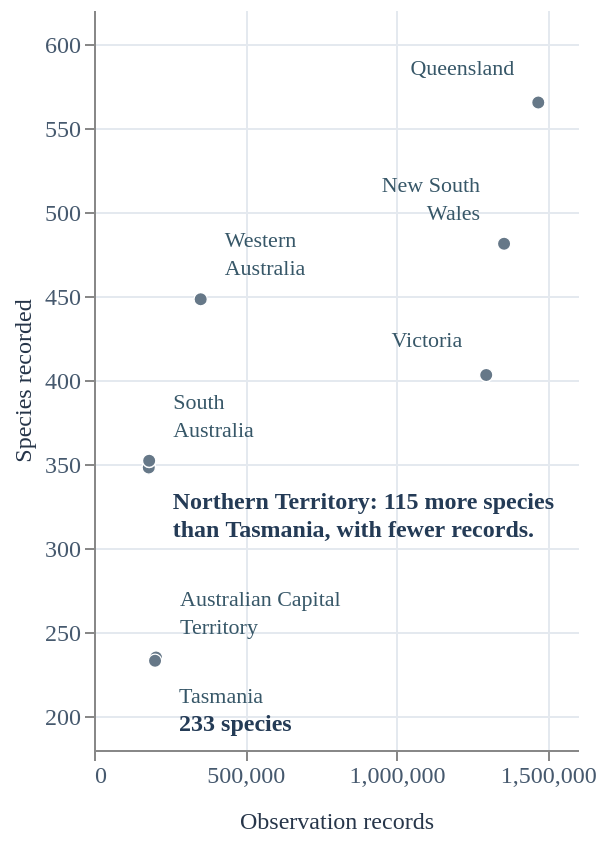

This figure's Vega-Lite source:
### Vega-Lite specification from a JSON file in a GitHub repository (floating-point values rounded to 4 significant figures)
{"$schema": "https://vega.github.io/schema/vega-lite/v5.json", "width": "container", "height": 370, "data": {"values": [{"state": "Australian Capital Territory", "abbr": "ACT", "total_records": 205042, "raw_recorded_richness": 235}, {"state": "New South Wales", "abbr": "NSW", "total_records": 1355637, "raw_recorded_richness": 481}, {"state": "Northern Territory", "abbr": "NT", "total_records": 181069, "raw_recorded_richness": 348}, {"state": "Queensland", "abbr": "QLD", "total_records": 1468711, "raw_recorded_richness": 565}, {"state": "South Australia", "abbr": "SA", "total_records": 182382, "raw_recorded_richness": 352}, {"state": "Tasmania", "abbr": "TAS", "total_records": 201799, "raw_recorded_richness": 233}, {"state": "Victoria", "abbr": "VIC", "total_records": 1296640, "raw_recorded_richness": 403}, {"state": "Western Australia", "abbr": "WA", "total_records": 352663, "raw_recorded_richness": 448}]}, "encoding": {"x": {"field": "total_records", "type": "quantitative", "title": "Observation records", "scale": {"domain": [0, 1600000]}, "axis": {"format": ",.0f", "tickCount": 4, "titlePadding": 12}}}, "layer": [{"mark": {"type": "circle", "size": 45, "color": "#667888", "stroke": "white", "strokeWidth": 0.7, "opacity": 1}, "encoding": {"y": {"field": "raw_recorded_richness", "type": "quantitative", "title": "Species recorded", "scale": {"domain": [180, 620]}}, "tooltip": [{"field": "state", "type": "nominal", "title": "State or territory"}, {"field": "total_records", "type": "quantitative", "title": "Observation records", "format": ",.0f"}, {"field": "raw_recorded_richness", "type": "quantitative", "title": "Recorded species", "format": ",.0f"}]}, "transform": [{"filter": "Scatter_state == null || datum.state == Scatter_state"}]}, {"transform": [{"filter": {"field": "state", "equal": "Australian Capital Territory"}}, {"filter": "Scatter_state == null || datum.state == Scatter_state"}], "mark": {"type": "text", "fontSize": {"expr": "datum.state == 'Northern Territory' || Scatter_state != null ? 12 : 11"}, "color": {"expr": "datum.state == 'Northern Territory' || Scatter_state != null ? '#243b56' : '#375768'"}, "lineBreak": "\n", "lineHeight": 14, "align": {"expr": "Scatter_state != null ? (datum.total_records > 1000000 ? 'right' : 'left') : 'left'"}, "baseline": {"expr": "Scatter_state != null ? (datum.raw_recorded_richness < 300 ? 'bottom' : 'top') : 'bottom'"}, "dx": {"expr": "Scatter_state != null ? (datum.total_records > 1000000 ? -12 : 12) : 12"}, "dy": {"expr": "Scatter_state != null ? (datum.raw_recorded_richness < 300 ? -18 : 18) : -24"}, "font": "DM Sans", "fontWeight": {"expr": "datum.state == 'Northern Territory' || Scatter_state != null ? 700 : 400"}}, "encoding": {"y": {"field": "raw_recorded_richness", "type": "quantitative", "title": "Species recorded", "scale": {"domain": [180, 620]}}, "text": {"field": "state_label", "type": "nominal"}, "tooltip": null}}, {"transform": [{"filter": {"field": "state", "equal": "Tasmania"}}, {"filter": "Scatter_state == null || datum.state == Scatter_state"}], "mark": {"type": "text", "fontSize": {"expr": "datum.state == 'Northern Territory' || Scatter_state != null ? 12 : 11"}, "color": {"expr": "datum.state == 'Northern Territory' || Scatter_state != null ? '#243b56' : '#375768'"}, "lineBreak": "\n", "lineHeight": 14, "align": {"expr": "Scatter_state != null ? (datum.total_records > 1000000 ? 'right' : 'left') : 'left'"}, "baseline": {"expr": "Scatter_state != null ? (datum.raw_recorded_richness < 300 ? 'bottom' : 'top') : 'top'"}, "dx": {"expr": "Scatter_state != null ? (datum.total_records > 1000000 ? -12 : 12) : 12"}, "dy": {"expr": "Scatter_state != null ? (datum.raw_recorded_richness < 300 ? -18 : 18) : 12"}, "font": "DM Sans", "fontWeight": {"expr": "datum.state == 'Northern Territory' || Scatter_state != null ? 700 : 400"}}, "encoding": {"y": {"field": "raw_recorded_richness", "type": "quantitative", "title": "Species recorded", "scale": {"domain": [180, 620]}}, "text": {"field": "state_label", "type": "nominal"}, "tooltip": null}}, {"transform": [{"filter": {"field": "state", "equal": "Northern Territory"}}, {"filter": "Scatter_state == null || datum.state == Scatter_state"}], "mark": {"type": "text", "fontSize": {"expr": "datum.state == 'Northern Territory' || Scatter_state != null ? 12 : 11"}, "color": {"expr": "datum.state == 'Northern Territory' || Scatter_state != null ? '#243b56' : '#375768'"}, "lineBreak": "\n", "lineHeight": 14, "align": {"expr": "Scatter_state != null ? (datum.total_records > 1000000 ? 'right' : 'left') : 'left'"}, "baseline": {"expr": "Scatter_state != null ? (datum.raw_recorded_richness < 300 ? 'bottom' : 'top') : 'top'"}, "dx": {"expr": "Scatter_state != null ? (datum.total_records > 1000000 ? -12 : 12) : 12"}, "dy": {"expr": "Scatter_state != null ? (datum.raw_recorded_richness < 300 ? -18 : 18) : 12"}, "font": "DM Sans", "fontWeight": {"expr": "datum.state == 'Northern Territory' || Scatter_state != null ? 700 : 400"}}, "encoding": {"y": {"field": "raw_recorded_richness", "type": "quantitative", "title": "Species recorded", "scale": {"domain": [180, 620]}}, "text": {"field": "state_label", "type": "nominal"}, "tooltip": null}}, {"transform": [{"filter": {"field": "state", "equal": "South Australia"}}, {"filter": "Scatter_state == null || datum.state == Scatter_state"}], "mark": {"type": "text", "fontSize": {"expr": "datum.state == 'Northern Territory' || Scatter_state != null ? 12 : 11"}, "color": {"expr": "datum.state == 'Northern Territory' || Scatter_state != null ? '#243b56' : '#375768'"}, "lineBreak": "\n", "lineHeight": 14, "align": {"expr": "Scatter_state != null ? (datum.total_records > 1000000 ? 'right' : 'left') : 'left'"}, "baseline": {"expr": "Scatter_state != null ? (datum.raw_recorded_richness < 300 ? 'bottom' : 'top') : 'bottom'"}, "dx": {"expr": "Scatter_state != null ? (datum.total_records > 1000000 ? -12 : 12) : 12"}, "dy": {"expr": "Scatter_state != null ? (datum.raw_recorded_richness < 300 ? -18 : 18) : -24"}, "font": "DM Sans", "fontWeight": {"expr": "datum.state == 'Northern Territory' || Scatter_state != null ? 700 : 400"}}, "encoding": {"y": {"field": "raw_recorded_richness", "type": "quantitative", "title": "Species recorded", "scale": {"domain": [180, 620]}}, "text": {"field": "state_label", "type": "nominal"}, "tooltip": null}}, {"transform": [{"filter": {"field": "state", "equal": "Western Australia"}}, {"filter": "Scatter_state == null || datum.state == Scatter_state"}], "mark": {"type": "text", "fontSize": {"expr": "datum.state == 'Northern Territory' || Scatter_state != null ? 12 : 11"}, "color": {"expr": "datum.state == 'Northern Territory' || Scatter_state != null ? '#243b56' : '#375768'"}, "lineBreak": "\n", "lineHeight": 14, "align": {"expr": "Scatter_state != null ? (datum.total_records > 1000000 ? 'right' : 'left') : 'left'"}, "baseline": {"expr": "Scatter_state != null ? (datum.raw_recorded_richness < 300 ? 'bottom' : 'top') : 'bottom'"}, "dx": {"expr": "Scatter_state != null ? (datum.total_records > 1000000 ? -12 : 12) : 12"}, "dy": {"expr": "Scatter_state != null ? (datum.raw_recorded_richness < 300 ? -18 : 18) : -24"}, "font": "DM Sans", "fontWeight": {"expr": "datum.state == 'Northern Territory' || Scatter_state != null ? 700 : 400"}}, "encoding": {"y": {"field": "raw_recorded_richness", "type": "quantitative", "title": "Species recorded", "scale": {"domain": [180, 620]}}, "text": {"field": "state_label", "type": "nominal"}, "tooltip": null}}, {"transform": [{"filter": {"field": "state", "equal": "New South Wales"}}, {"filter": "Scatter_state == null || datum.state == Scatter_state"}], "mark": {"type": "text", "fontSize": {"expr": "datum.state == 'Northern Territory' || Scatter_state != null ? 12 : 11"}, "color": {"expr": "datum.state == 'Northern Territory' || Scatter_state != null ? '#243b56' : '#375768'"}, "lineBreak": "\n", "lineHeight": 14, "align": {"expr": "Scatter_state != null ? (datum.total_records > 1000000 ? 'right' : 'left') : 'right'"}, "baseline": {"expr": "Scatter_state != null ? (datum.raw_recorded_richness < 300 ? 'bottom' : 'top') : 'bottom'"}, "dx": {"expr": "Scatter_state != null ? (datum.total_records > 1000000 ? -12 : 12) : -12"}, "dy": {"expr": "Scatter_state != null ? (datum.raw_recorded_richness < 300 ? -18 : 18) : -24"}, "font": "DM Sans", "fontWeight": {"expr": "datum.state == 'Northern Territory' || Scatter_state != null ? 700 : 400"}}, "encoding": {"y": {"field": "raw_recorded_richness", "type": "quantitative", "title": "Species recorded", "scale": {"domain": [180, 620]}}, "text": {"field": "state_label", "type": "nominal"}, "tooltip": null}}, {"transform": [{"filter": {"field": "state", "equal": "Victoria"}}, {"filter": "Scatter_state == null || datum.state == Scatter_state"}], "mark": {"type": "text", "fontSize": {"expr": "datum.state == 'Northern Territory' || Scatter_state != null ? 12 : 11"}, "color": {"expr": "datum.state == 'Northern Territory' || Scatter_state != null ? '#243b56' : '#375768'"}, "lineBreak": "\n", "lineHeight": 14, "align": {"expr": "Scatter_state != null ? (datum.total_records > 1000000 ? 'right' : 'left') : 'right'"}, "baseline": {"expr": "Scatter_state != null ? (datum.raw_recorded_richness < 300 ? 'bottom' : 'top') : 'bottom'"}, "dx": {"expr": "Scatter_state != null ? (datum.total_records > 1000000 ? -12 : 12) : -12"}, "dy": {"expr": "Scatter_state != null ? (datum.raw_recorded_richness < 300 ? -18 : 18) : -12"}, "font": "DM Sans", "fontWeight": {"expr": "datum.state == 'Northern Territory' || Scatter_state != null ? 700 : 400"}}, "encoding": {"y": {"field": "raw_recorded_richness", "type": "quantitative", "title": "Species recorded", "scale": {"domain": [180, 620]}}, "text": {"field": "state_label", "type": "nominal"}, "tooltip": null}}, {"transform": [{"filter": {"field": "state", "equal": "Queensland"}}, {"filter": "Scatter_state == null || datum.state == Scatter_state"}], "mark": {"type": "text", "fontSize": {"expr": "datum.state == 'Northern Territory' || Scatter_state != null ? 12 : 11"}, "color": {"expr": "datum.state == 'Northern Territory' || Scatter_state != null ? '#243b56' : '#375768'"}, "lineBreak": "\n", "lineHeight": 14, "align": {"expr": "Scatter_state != null ? (datum.total_records > 1000000 ? 'right' : 'left') : 'right'"}, "baseline": {"expr": "Scatter_state != null ? (datum.raw_recorded_richness < 300 ? 'bottom' : 'top') : 'bottom'"}, "dx": {"expr": "Scatter_state != null ? (datum.total_records > 1000000 ? -12 : 12) : -12"}, "dy": {"expr": "Scatter_state != null ? (datum.raw_recorded_richness < 300 ? -18 : 18) : -12"}, "font": "DM Sans", "fontWeight": {"expr": "datum.state == 'Northern Territory' || Scatter_state != null ? 700 : 400"}}, "encoding": {"y": {"field": "raw_recorded_richness", "type": "quantitative", "title": "Species recorded", "scale": {"domain": [180, 620]}}, "text": {"field": "state_label", "type": "nominal"}, "tooltip": null}}, {"name": "tasmania_species_finding", "transform": [{"filter": "datum.state == 'Tasmania' && Scatter_state == null"}, {"calculate": "format(datum.raw_recorded_richness, ',.0f') + ' species'", "as": "species_finding"}], "mark": {"type": "text", "font": "DM Sans", "fontSize": 12, "fontWeight": 700, "lineHeight": 14, "color": "#243b56", "align": "left", "baseline": "top", "dx": 12, "dy": 26}, "encoding": {"y": {"field": "raw_recorded_richness", "type": "quantitative", "title": "Species recorded", "scale": {"domain": [180, 620]}}, "text": {"field": "species_finding", "type": "nominal"}, "description": {"field": "species_finding", "type": "nominal"}, "tooltip": null, "order": null}}], "config": {"background": "transparent", "font": "DM Sans", "view": {"stroke": null}, "axis": {"labelFontSize": 12, "titleFontSize": 12, "titleFontWeight": 500, "labelColor": "#46596e", "titleColor": "#27364a", "gridColor": "#e4e9ef"}, "legend": {"labelFontSize": 12, "titleFontSize": 12, "titleFontWeight": 600, "labelColor": "#46596e", "titleColor": "#27364a"}}, "autosize": {"type": "fit-x", "contains": "padding"}, "transform": [{"calculate": "{\"Australian Capital Territory\": \"Australian Capital\\nTerritory\", \"New South Wales\": \"New South\\nWales\", \"Northern Territory\": \"Northern\\nTerritory\", \"Queensland\": \"Queensland\", \"South Australia\": \"South\\nAustralia\", \"Tasmania\": \"Tasmania\", \"Victoria\": \"Victoria\", \"Western Australia\": \"Western\\nAustralia\"}[datum.state]", "as": "state_label"}, {"calculate": "datum.state == 'Tasmania' ? datum.raw_recorded_richness : 0", "as": "tasmania_richness"}, {"joinaggregate": [{"op": "max", "field": "tasmania_richness", "as": "tasmania_richness"}, {"op": "sum", "field": "total_records", "as": "all_records"}]}, {"calculate": "Scatter_state != null ? datum.state_label + '\\n' + format(datum.total_records / datum.all_records, '.1%') + ' of mapped records' : datum.state == 'Northern Territory' ? 'Northern Territory: ' + format(datum.raw_recorded_richness - datum.tasmania_richness, ',.0f') + ' more species\\nthan Tasmania, with fewer records.' : datum.state_label", "as": "state_label"}], "params": [{"name": "Scatter_state", "value": null, "bind": {"input": "select", "options": [null, "Australian Capital Territory", "New South Wales", "Northern Territory", "Queensland", "South Australia", "Tasmania", "Victoria", "Western Australia"], "labels": ["Show all states", "Australian Capital Territory", "New South Wales", "Northern Territory", "Queensland", "South Australia", "Tasmania", "Victoria", "Western Australia"], "name": "State: "}}]}
